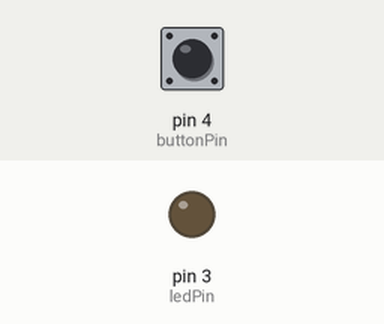
This sketch was run on a simulated Arduino Uno, built with avr-gcc and run on an emulated ATmega328P. Parts: output pins drawn as LEDs (lit = HIGH). The test bench sets the inputs (shaded band); at power-on: pin 4 (buttonPin) LOW. No radio packets arrive unless stated.

Above: at 1.2 s.
1.3 s: pin 4 (buttonPin) pulled HIGH for 0.15 s
At 1.37 s:
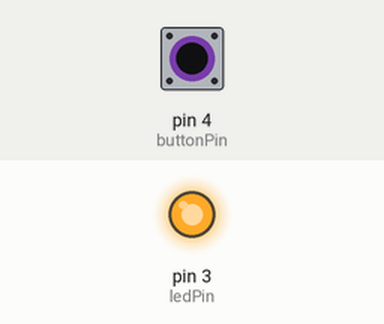
2.9 s: pin 4 (buttonPin) pulled HIGH for 3.2 s
At 7.3 s:
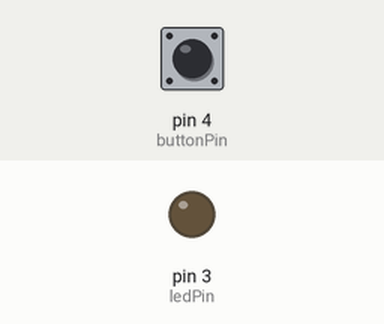
Timing chart, 0 to 8.8 s (numbered marks = the images above; inputs shaded):
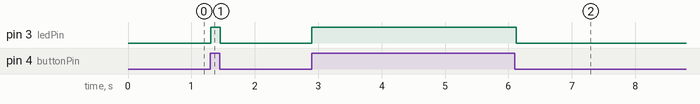

The sketch:

ground_station.ino
```cpp
/*
* Arduino Wireless Communication Tutorial
*     Example 1 - Transmitter Code
*
* by Dejan Nedelkovski, www.HowToMechatronics.com
*
* Library: TMRh20/RF24, https://github.com/tmrh20/RF24/
*/

#include <SPI.h>
#include <nRF24L01.h>
#include <RF24.h>

const int buttonPin = 4;     // the number of the pushbutton pin
const int ledPin =  3;      // the number of the LED pin

int buttonState = 0;         // variable for reading the pushbutton status

RF24 radio(7, 8); // CE, CSN

const byte addresses[][6] = {"00001", "00002"};

void setup() {
  radio.begin();
  radio.openWritingPipe(addresses[1]); // 00002
  radio.openReadingPipe(1, addresses[0]); // 00001
  radio.setPALevel(RF24_PA_MIN);
  radio.stopListening();

  // initialize the LED pin as an output:
  pinMode(ledPin, OUTPUT);
  // initialize the pushbutton pin as an input:
  pinMode(buttonPin, INPUT);
}

void loop() {

  // ---- Transmission ----
  radio.stopListening();
  // check if the pushbutton is pressed. If it is, the buttonState is HIGH:
  buttonState = digitalRead(buttonPin);
  if (buttonState == HIGH) {
    // turn LED on:
    digitalWrite(ledPin, HIGH);
    const char text[] = "2468";
    radio.write(&text, sizeof(text));

  } else {
    // turn LED off:
    digitalWrite(ledPin, LOW);
    const char text[] = "0000";
    radio.write(&text, sizeof(text));
  }
  delay(10);

  // ---- Receive ----
  radio.startListening();
  if (radio.available()) {
      char text[32] = "";
      radio.read(&text, sizeof(text));
      Serial.println(text);
  }
  delay(10);
}
```

Measured:
- after the input at 1.3 s, pin 3 (ledPin): LOW → HIGH at once, → LOW 0.15 s later
- after the input at 2.9 s, pin 3 (ledPin): LOW → HIGH at once, → LOW 3.2 s later
